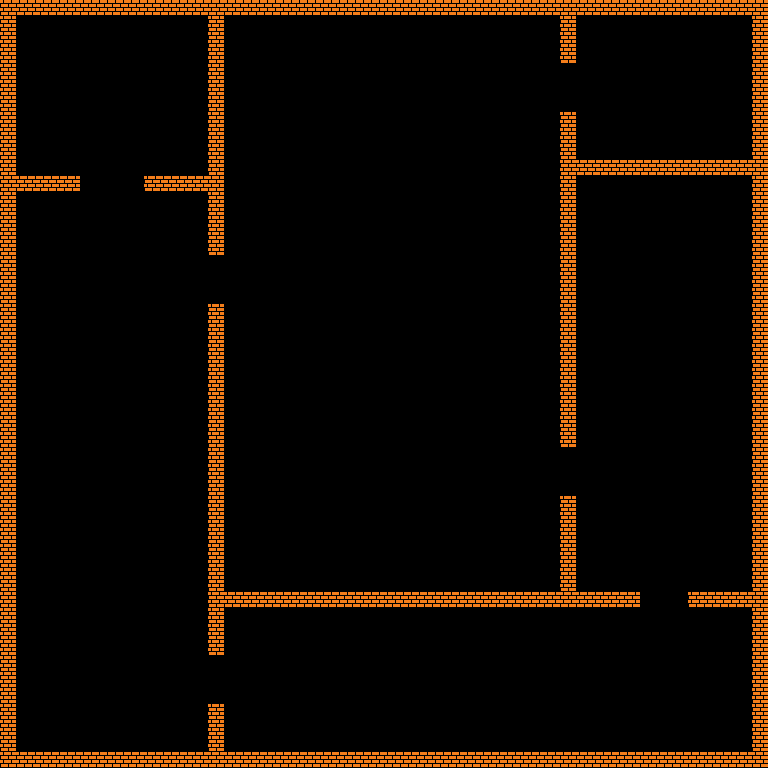

Below is a game level as drawn by its tile map, then a one-line description and the .tmx that defines it (tile-layer data replaced by summaries):
An orthogonal 48x48 tile map with 16x16 px tiles, 2 tile layers (Floor, GameplayLayer).

<map version="1.10" tiledversion="1.10.2" orientation="orthogonal" renderorder="right-down" width="48" height="48" tilewidth="16" tileheight="16" infinite="0" nextlayerid="3" nextobjectid="1">
 <tileset firstgid="1" source="../../StandardTileset.tsx" />
 <layer id="2" name="Floor" width="48" height="48">
  <data>[2304 cells, 0 non-empty, 0 distinct tile ids]</data>
 </layer>
 <layer id="1" name="GameplayLayer" width="48" height="48" tintcolor="#ffffff">
  <data>[2304 cells, 307 non-empty, 1 distinct tile ids]</data>
 </layer>
</map>
